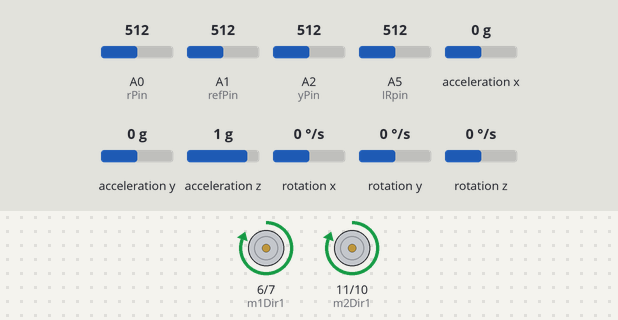
Simulated run of this sketch. Board: Arduino Uno, built with avr-gcc and run on an emulated ATmega328P. On the bench: motor-driver pin pairs drawn as motors (green arrow = first pin HIGH = forward, orange = second pin HIGH = backward, longer = more drive, scaled by the enable pin). Wiring (inferred from the names in the program): ADXL345 accelerometer at I2C address 0x53; ITG-3200 gyroscope at I2C address 0x68. The test bench sets the inputs (shaded band); at power-on: A2 (yPin) = 512, A0 (rPin) = 512, A1 (refPin) = 512, rotation x 0 °/s, rotation y 0 °/s, A5 (IRpin) = 512, acceleration x 0 g, acceleration y 0 g, acceleration z 1 g, rotation z 0 °/s. What the sketch prints to the serial monitor is not drawn.

Above: at 3.1 s.
3.2 s: A2 (yPin) set to 716
At 4.92 s:
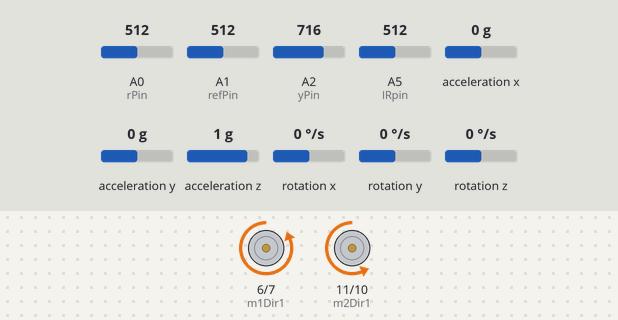
At 5.7 s:
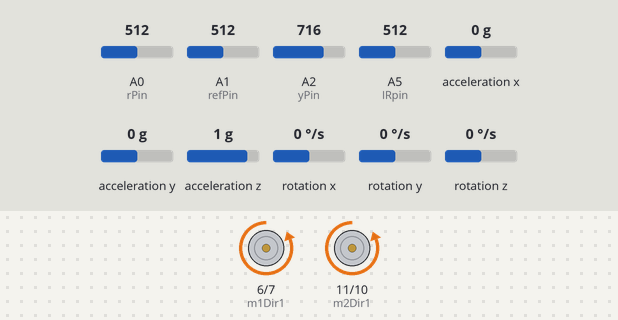
6.2 s: A0 (rPin) set to 90
At 6.4 s:
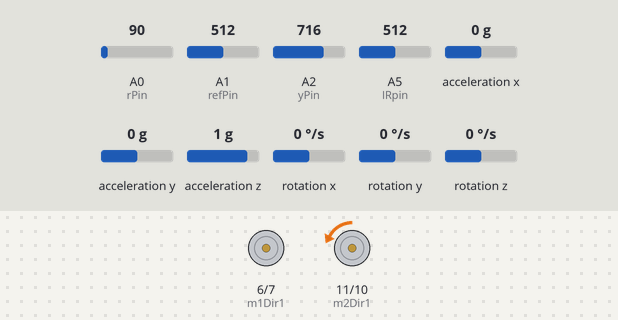
7.9 s: A1 (refPin) set to 40
10.9 s: A1 (refPin) set to 306
At 11.62 s:
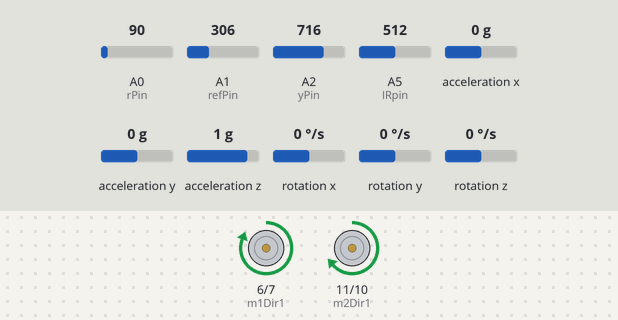
13.1 s: rotation x set to -192 °/s
16.1 s: rotation y set to 100 °/s
Timing chart, 0 to 19.1 s (numbered marks = the images above; inputs shaded):
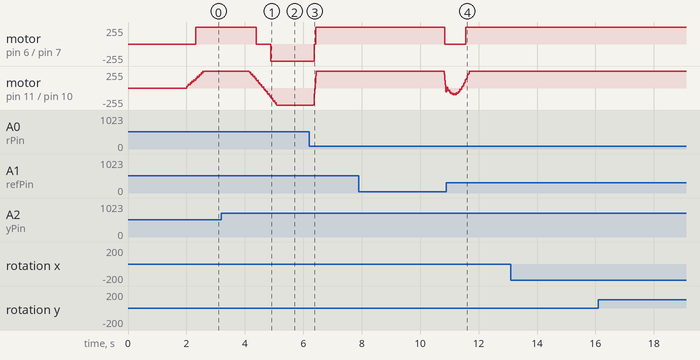

The sketch:

AdvancedSegway.ino
```cpp
#define NUMREADINGS 5
#include <FreeSixIMU.h>
#include <FIMU_ADXL345.h>
#include <FIMU_ITG3200.h>

#include <Wire.h>

float angles[3]; // yaw pitch roll

// Set the FreeSixIMU object
FreeSixIMU sixDOF = FreeSixIMU();

//**********************Setup Variables for the IR Sensor*********************
//****************************************************************************
int IRpin = 5;
unsigned long IRDT = 0;
int ledpin = 13;
float distance = 0.00;
//****************************************************************************
//****************************************************************************


//**********************Setup Variables for Gyro and Accel********************
//****************************************************************************
int readings[NUMREADINGS];                // the readings from the analog input
int index = 0;                            // the index of the current reading
int total = 0;                            // the running total
double average = 0.00;                          // the average
int rVal = 0;
int refPin = 1;
int rPin = 0;
int yPin = 2;
//*****************************************************************************
//*****************************************************************************


//********************Setup other Balancing Variables**************************
//*****************************************************************************
double vTorque = 0.0;
int m1Dir1 = 6;
int m1Dir2 = 7;
int m1PWM = 2;
int m2Dir1 = 11;
int m2Dir2 = 10;
int m2PWM = 3;


double vAngle = 0.0;
double vHighPass = 0.0;
double vLowPass = 0.0;
double vSetpoint = 4.00;
double vRate = 0.0;
double last_angle = 0.0;
double Pterm = 0.0;
double Iterm = 0.0;
double Istate = 0.0;
double Dterm = 0.0;
double Pgain = 1.9;
double Igain = 0.12;
double Dgain = 2.7;

int mydt = 5;
unsigned long last_PID = 0;
unsigned long lastread = 0;
double vYaxis = 0.00;

//*****************************************************************************
//*****************************************************************************

//***********************Variables for driving*********************************
//*****************************************************************************
#define encoder0PinA  4
#define encoder0PinB  5
int vrDist = 0;
int vlDist = 0;
int last_vrDist = 0;
int last_vlDist = 0;
int vrencodeb = 0;
double vrSpeed = 0;
double last_vrSpeed = 0;
int vlSpeed = 0;
int vTurn = 0;
int vTurnR = 0;
int vTurnL = 0;
int vDrive = 0;
int vAdjust = 0;
int vBalAdjust = 0;
int vrDirection = 0;
int last_vrDirection = 0;
int myBaldt = 50;
unsigned long lastBalupdate = 0;
double sPterm = 0.0;
double sIterm = 0.0;
double sIstate = 0.0;
double sDterm = 0.0;
double sPgain = 3.5;
double sIgain = 1.0;
double sDgain = 4.5;
double vrTarget_Speed = 0;


void setup()
{
  Serial.begin(9600);
  Wire.begin();

  delay(5);
  sixDOF.init(); //begin the IMU
  delay(5);
  Serial.begin(9600);                     // initialize serial communication with computer

  //Setup Motor pins*******************
  pinMode(m1Dir1,OUTPUT);
  pinMode(m1Dir2,OUTPUT);
  pinMode(m2Dir1,OUTPUT);
  pinMode(m2Dir2,OUTPUT);
  pinMode(m1PWM,OUTPUT);
  pinMode(m2PWM,OUTPUT);
  //***********************************

  //*Calibrate balance point************
  delay(100);
  /*
  for (int a = 0; a < 20; a ++)
  {
  readings[a] = analogRead(yPin); // read from the sensor
  if (a != 5)
  total += readings[a];               // add the reading to the total
  delay(40);
  Serial.println(readings[a]);
  }
  */

  pinMode(encoder0PinA, INPUT);
  pinMode(encoder0PinB, INPUT);
  digitalWrite(encoder0PinA, HIGH);       // turn on pullup resistor
  digitalWrite(encoder0PinB, HIGH);
  attachInterrupt(1, rencoder, FALLING);


  rVal = analogRead(refPin);
  average = analogRead(yPin);          // calculate the average
  vSetpoint = average - rVal;

 //***********************************

}

void loop()
{
  sixDOF.getEuler(angles);

  Serial.print(angles[0]);
  Serial.print(" | ");
  Serial.print(angles[1]);
  Serial.print(" | ");
  Serial.println(angles[2]);

  //**********************Main Code loop*******************************************
  //*******************************************************************************
  //*******************************************************************************

  Complimentaryfilter();            //run complimentary filter function


  Calculate_Torque();        //run torque calculations through PID


  Calculate_Speed();


  Read_IR();

  //*****************End Main Code Loop********************************************
  //*******************************************************************************
  //*******************************************************************************
}

//*******************************************************************************
//*******************************************************************************
//********************Setup PID loop to determine torque*************************

void Calculate_Torque()
{
  if((millis()-last_PID) >= mydt)          // sample every dt ms -> 1000/dt hz.
  {
    last_PID = millis();


    Pterm = vAngle * Pgain;
    Istate = (Istate + vAngle);
    Iterm = Istate * Igain;
    Dterm = (vAngle - last_angle) * Dgain;

    vTorque = Pterm + Dterm + Iterm;

    last_angle = vAngle;

    vTorque = constrain(vTorque,-255,255);

    Drive_Motor(vTorque);     //Send torque to motor drive code
  }
  //*************End Setup PID Loop************************************************
  //*******************************************************************************
  //*******************************************************************************
}

//*********************Drive Motors**********************************************
//*******************************************************************************
//*******************************************************************************

int Drive_Motor(int vTorque)
{
  if (vTorque >= 0)                                  //indicates drive motors forward
  {
   if (vTurn >= 0)                                 //indicates turn to the right
     {
      vTurnR = vTorque + vTurn;
      vTurnL = vTorque - vTurn;
      digitalWrite(m1Dir1, LOW);                       //Signals H-Bridge to move power forward
      digitalWrite(m1Dir2, HIGH);

      if (vTurnL < 0)
        {
    digitalWrite(m2Dir1, HIGH);                       //Signals H-Bridge to move power forward
        digitalWrite(m2Dir2, LOW);
        }
      else
        {
        digitalWrite(m2Dir1, LOW);                       //Signals H-Bridge to move power forward
        digitalWrite(m2Dir2, HIGH);
        }
      vTurnL = abs(vTurnL);
      vTurnR = abs(vTurnR);
      analogWrite(m1PWM,vTurnR);
      analogWrite(m2PWM,vTurnL);
     }

   if (vTurn < 0)                                 //indicates turn to the left
     {
      vTurnR = vTorque + vTurn;
      vTurnL = vTorque - vTurn;
      digitalWrite(m1Dir1, LOW);                       //Signals H-Bridge to move power forward
      digitalWrite(m1Dir2, HIGH);

      if (vTurnL < 0)
        {
    digitalWrite(m2Dir1, HIGH);                       //Signals H-Bridge to move power forward
        digitalWrite(m2Dir2, LOW);
        }
      else
        {
        digitalWrite(m2Dir1, LOW);                       //Signals H-Bridge to move power forward
        digitalWrite(m2Dir2, HIGH);
        }
      vTurnR = abs(vTurnR);
      vTurnL = abs(vTurnL);
      analogWrite(m1PWM,vTurnR);
      analogWrite(m2PWM,vTurnL);
     }
  }

else if (vTorque < 0)
  {
   vTorque = abs(vTorque);
   if (vTurn >= 0)                                 //indicates turn to the right
     {
      vTurnR = vTorque - vTurn;
      vTurnL = vTorque + vTurn;
      digitalWrite(m2Dir1, HIGH);                       //Signals H-Bridge to move power forward
      digitalWrite(m2Dir2, LOW);

      if (vTurnR < 0)
        {
    digitalWrite(m1Dir1, LOW);                       //Signals H-Bridge to move power forward
        digitalWrite(m1Dir2, HIGH);
        }
      else
        {
        digitalWrite(m1Dir1, HIGH);                       //Signals H-Bridge to move power forward
        digitalWrite(m1Dir2, LOW);
        }
      vTurnL = abs(vTurnL);
      vTurnR = abs(vTurnR);
      analogWrite(m1PWM,vTurnR);
      analogWrite(m2PWM,vTurnL);
     }

   if (vTurn < 0)                                 //indicates turn to the left
     {
      vTurnR = vTorque - vTurn;
      vTurnL = vTorque + vTurn;
      digitalWrite(m2Dir1, HIGH);                       //Signals H-Bridge to move power forward
      digitalWrite(m2Dir2, LOW);

      if (vTurnR < 0)
        {
    digitalWrite(m1Dir1, LOW);                       //Signals H-Bridge to move power forward
        digitalWrite(m1Dir2, HIGH);
        }
      else
        {
        digitalWrite(m1Dir1, HIGH);                       //Signals H-Bridge to move power forward
        digitalWrite(m1Dir2, LOW);
        }
      vTurnR = abs(vTurnR);
      vTurnL = abs(vTurnL);
      analogWrite(m1PWM,vTurnR);
      analogWrite(m2PWM,vTurnL);
     }

  }


  //******** End of Motor Drive Function*******************************************
  //*******************************************************************************
  //*******************************************************************************
}


//**************************Complimentary Filtering*************************************
//*******************************************************************************
void Complimentaryfilter()
{

  if((millis()-lastread) >= mydt)          // sample every dt ms -> 1000/dt hz.
  {
    lastread = millis();

    rVal = analogRead(refPin);

    vRate = (analogRead(rPin))- (rVal + 14.00);               // read from the gyro sensor
    vYaxis = (analogRead(yPin))-(rVal - vSetpoint);

    //Calculate angle

    vAngle += vRate * 0.1;
    vHighPass = 0.97 * vAngle;
    vLowPass = 0.03 * vYaxis;
    vAngle = vHighPass + vLowPass;


  }
  //***********************************************************************
  //*******************End Kalman Filtering********************************
}

//********************Calculate encoder************************************
//*************************************************************************

void rencoder()
{
  if (digitalRead(encoder0PinB) == HIGH) vrDist ++;
  if (digitalRead(encoder0PinB) == LOW) vrDist --;
}

//********************Calculate speed**************************************
//*************************************************************************

void Calculate_Speed()
{
   if((millis()-lastBalupdate) >= myBaldt)
  {
    lastBalupdate = millis();

    vrSpeed = vrDist - last_vrDist;
    vrSpeed = (vrSpeed / myBaldt);
    vrSpeed = vrSpeed * 15.5;

    last_vrDist = 0;
    vrDist = 0;

    sPterm = vrSpeed * sPgain;
    sIstate = (sIstate + vrSpeed);
    sIterm = sIstate * sIgain;
    sDterm = (vrSpeed - last_vrSpeed) * sDgain;

    last_vrSpeed = vrSpeed;

    vrSpeed = 0.0;

    vrSpeed = sPterm + sDterm;

    vrSpeed = map(vrSpeed,-400,400,-30,30);

    if (distance < 50.0){
      vrTarget_Speed = 5;
      digitalWrite(ledpin, HIGH);
    }
    else{
      vrTarget_Speed = 0;
      digitalWrite(ledpin, LOW);
    }

    vrSpeed = vrSpeed + vrTarget_Speed;
    //Serial.println(vrSpeed);

    vAngle = vAngle - vrSpeed;
  }
}

//********************Read IR**********************************************
//*************************************************************************

void Read_IR()
{
  if((millis()-IRDT) >= 100)
  {
    IRDT = millis();
    float volts = analogRead(IRpin)*0.0048828125;   // value from sensor * (5/1024) - if running 3.3.volts then change 5 to 3.3
    distance = 65*pow(volts, -1.10);
    //Serial.println(distance);
  }
}
```

Measured:
- after the input at 6.2 s, motor on pin 6 (m1Dir1) / pin 7 (m1Dir2): backward 255/255 → stopped after 0.17 s, → forward 255/255 0.06 s later; motor on pin 11 (m2Dir1) / pin 10 (m2Dir2): backward 255/255 → forward 255/255 after 0.15 s
- after the input at 7.9 s, motor on pin 6 (m1Dir1) / pin 7 (m1Dir2): forward 255/255 → stopped after 2.9 s; motor on pin 11 (m2Dir1) / pin 10 (m2Dir2): forward 255/255 → backward 56/255 after 2.9 s
- after the input at 10.9 s, motor on pin 6 (m1Dir1) / pin 7 (m1Dir2): stopped → forward 255/255 after 0.67 s
- after the input at 13.1 s, every drawn part: stays the same
- after the input at 16.1 s, every drawn part: stays the same
